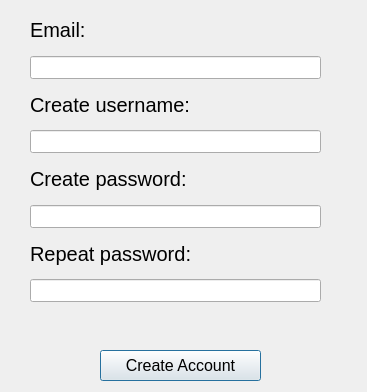
<?xml version="1.0" encoding="UTF-8"?>
<ui version="4.0">
 <class>CreateAccount</class>
 <widget class="QDialog" name="CreateAccount">
  <property name="geometry">
   <rect>
    <x>0</x>
    <y>0</y>
    <width>367</width>
    <height>392</height>
   </rect>
  </property>
  <property name="windowTitle">
   <string>Create account</string>
  </property>
  <property name="windowIcon">
   <iconset resource="icons.qrc">
    <normaloff>:/new/prefix1/school.png</normaloff>:/new/prefix1/school.png</iconset>
  </property>
  <widget class="QWidget" name="verticalLayoutWidget">
   <property name="geometry">
    <rect>
     <x>30</x>
     <y>10</y>
     <width>291</width>
     <height>338</height>
    </rect>
   </property>
   <layout class="QVBoxLayout" name="verticalLayout">
    <item>
     <widget class="QLabel" name="label">
      <property name="font">
       <font>
        <pointsize>15</pointsize>
       </font>
      </property>
      <property name="text">
       <string>Email:</string>
      </property>
     </widget>
    </item>
    <item>
     <widget class="QLineEdit" name="text_email">
      <property name="font">
       <font>
        <pointsize>10</pointsize>
       </font>
      </property>
     </widget>
    </item>
    <item>
     <widget class="QLabel" name="label_4">
      <property name="font">
       <font>
        <pointsize>15</pointsize>
       </font>
      </property>
      <property name="text">
       <string>Create username:</string>
      </property>
     </widget>
    </item>
    <item>
     <widget class="QLineEdit" name="text_newUsername">
      <property name="font">
       <font>
        <pointsize>10</pointsize>
       </font>
      </property>
     </widget>
    </item>
    <item>
     <widget class="QLabel" name="label_2">
      <property name="font">
       <font>
        <pointsize>15</pointsize>
       </font>
      </property>
      <property name="text">
       <string>Create password:</string>
      </property>
     </widget>
    </item>
    <item>
     <widget class="QLineEdit" name="text_newPassword">
      <property name="font">
       <font>
        <pointsize>10</pointsize>
       </font>
      </property>
      <property name="echoMode">
       <enum>QLineEdit::Password</enum>
      </property>
     </widget>
    </item>
    <item>
     <widget class="QLabel" name="label_3">
      <property name="font">
       <font>
        <pointsize>15</pointsize>
       </font>
      </property>
      <property name="text">
       <string>Repeat password:</string>
      </property>
     </widget>
    </item>
    <item>
     <widget class="QLineEdit" name="text_newRePassword">
      <property name="font">
       <font>
        <pointsize>10</pointsize>
       </font>
      </property>
      <property name="echoMode">
       <enum>QLineEdit::Password</enum>
      </property>
     </widget>
    </item>
    <item>
     <widget class="QLabel" name="label_5">
      <property name="font">
       <font>
        <pointsize>13</pointsize>
       </font>
      </property>
      <property name="text">
       <string/>
      </property>
      <property name="scaledContents">
       <bool>false</bool>
      </property>
      <property name="wordWrap">
       <bool>false</bool>
      </property>
     </widget>
    </item>
   </layout>
  </widget>
  <widget class="QPushButton" name="button_create">
   <property name="geometry">
    <rect>
     <x>100</x>
     <y>350</y>
     <width>161</width>
     <height>31</height>
    </rect>
   </property>
   <property name="font">
    <font>
     <pointsize>12</pointsize>
    </font>
   </property>
   <property name="text">
    <string>Create Account</string>
   </property>
  </widget>
 </widget>
 <resources>
  <include location="icons.qrc"/>
 </resources>
 <connections/>
</ui>
